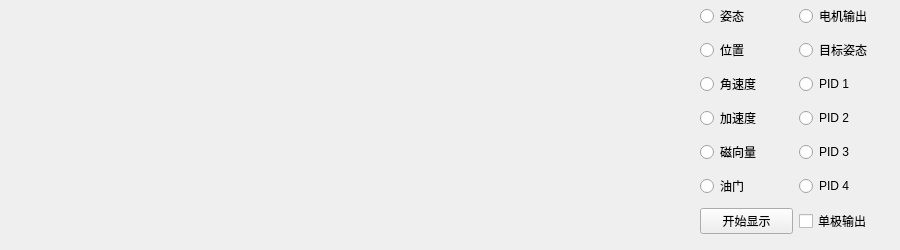
    <widget class="QWidget" name="Total_tab_2">
     <attribute name="title">
      <string>飞控曲线</string>
     </attribute>
     <widget class="QWidget" name="gridLayoutWidget_6">
      <property name="geometry">
       <rect>
        <x>700</x>
        <y>0</y>
        <width>191</width>
        <height>241</height>
       </rect>
      </property>
      <layout class="QGridLayout" name="gridLayout_3">
       <item row="3" column="0">
        <widget class="QRadioButton" name="gyroRadioButton">
         <property name="text">
          <string>角速度</string>
         </property>
         <property name="autoExclusive">
          <bool>false</bool>
         </property>
        </widget>
       </item>
       <item row="5" column="0">
        <widget class="QRadioButton" name="magRadioButton">
         <property name="text">
          <string>磁向量</string>
         </property>
         <property name="autoExclusive">
          <bool>false</bool>
         </property>
        </widget>
       </item>
       <item row="2" column="0">
        <widget class="QRadioButton" name="positionRadioButton">
         <property name="text">
          <string>位置</string>
         </property>
         <property name="autoExclusive">
          <bool>false</bool>
         </property>
        </widget>
       </item>
       <item row="1" column="0">
        <widget class="QRadioButton" name="attitudeRadioButton">
         <property name="text">
          <string>姿态</string>
         </property>
         <property name="autoExclusive">
          <bool>false</bool>
         </property>
        </widget>
       </item>
       <item row="6" column="0">
        <widget class="QRadioButton" name="throttleRadioButton">
         <property name="text">
          <string>油门</string>
         </property>
         <property name="autoExclusive">
          <bool>false</bool>
         </property>
        </widget>
       </item>
       <item row="4" column="0">
        <widget class="QRadioButton" name="accRadioButton">
         <property name="text">
          <string>加速度</string>
         </property>
         <property name="autoExclusive">
          <bool>false</bool>
         </property>
        </widget>
       </item>
       <item row="1" column="1">
        <widget class="QRadioButton" name="motoRadioButton">
         <property name="text">
          <string>电机输出</string>
         </property>
         <property name="autoExclusive">
          <bool>false</bool>
         </property>
        </widget>
       </item>
       <item row="2" column="1">
        <widget class="QRadioButton" name="targetAttitudeRadioButton">
         <property name="text">
          <string>目标姿态</string>
         </property>
         <property name="autoExclusive">
          <bool>false</bool>
         </property>
        </widget>
       </item>
       <item row="3" column="1">
        <widget class="QRadioButton" name="PID_RadioButton_1">
         <property name="text">
          <string>PID 1</string>
         </property>
         <property name="autoExclusive">
          <bool>false</bool>
         </property>
        </widget>
       </item>
       <item row="4" column="1">
        <widget class="QRadioButton" name="PID_RadioButton_2">
         <property name="text">
          <string>PID 2</string>
         </property>
         <property name="autoExclusive">
          <bool>false</bool>
         </property>
        </widget>
       </item>
       <item row="5" column="1">
        <widget class="QRadioButton" name="PID_RadioButton_3">
         <property name="text">
          <string>PID 3</string>
         </property>
         <property name="autoExclusive">
          <bool>false</bool>
         </property>
        </widget>
       </item>
       <item row="6" column="1">
        <widget class="QRadioButton" name="PID_RadioButton_4">
         <property name="text">
          <string>PID 4</string>
         </property>
         <property name="autoExclusive">
          <bool>false</bool>
         </property>
        </widget>
       </item>
       <item row="7" column="0">
        <widget class="QPushButton" name="curveDisplayToggle">
         <property name="text">
          <string>开始显示</string>
         </property>
        </widget>
       </item>
       <item row="7" column="1">
        <widget class="QCheckBox" name="singleDisplayCheckBox">
         <property name="text">
          <string>单极输出</string>
         </property>
        </widget>
       </item>
      </layout>
     </widget>
    </widget>
